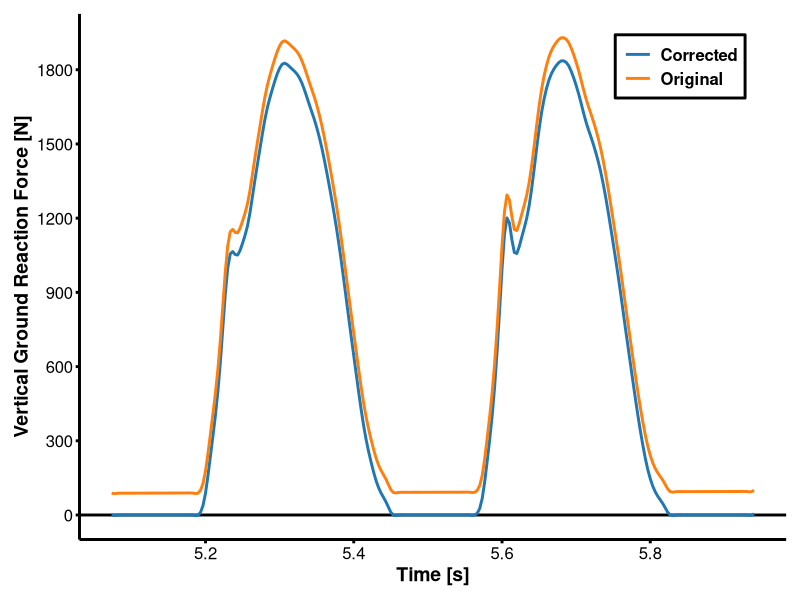
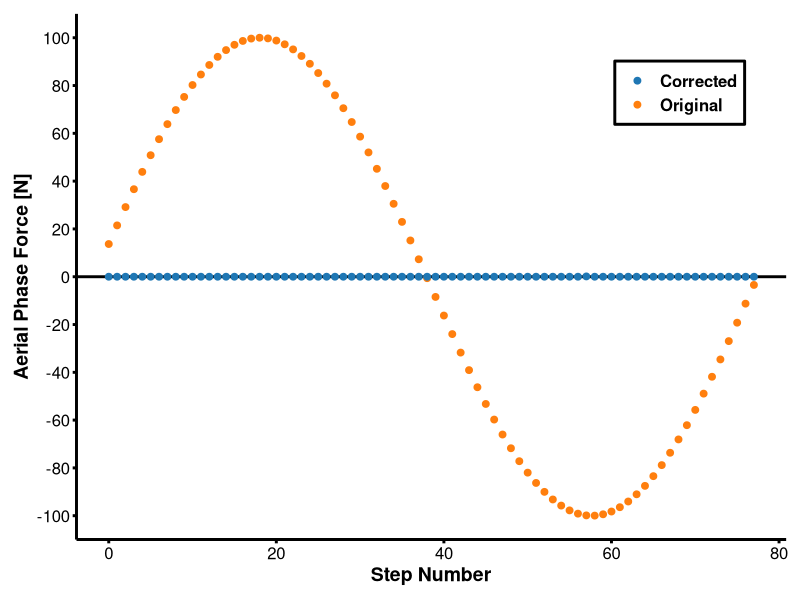

Reproduce these figures in R, in order.
library(ggplot2)
library(ggthemes)
library(viridis)

data.raw = read.csv('detrend_plots_data.csv') #exported from sample.py [force_fd] and [GRF_filt]

data.raw$t = rep(seq(0.003333333,30, 1/300),2)

head(data.raw)

ggplot(data = data.raw[data.raw$frame <1782 & data.raw$frame > 1520,]) +
  geom_abline(intercept = 0, slope = 0, lwd = 1, alpha = 1)+
  geom_line((aes(x = t, y = force, color = signal)), alpha = 1, lwd = 1)+
  scale_color_tableau(label = c('Corrected','Original'),palette = 'Classic 10')+
  scale_y_continuous('Vertical Ground Reaction Force [N]', breaks = seq(0,2000,300))+
  scale_x_continuous('Time [s]', breaks = seq(5,6,.2))+
  theme_classic()+
  theme(axis.line = element_line(size =1, color = 'black'),
        axis.ticks = element_line(size = 1, color = 'black'),
        axis.text = element_text(size = 12, color = 'black'),
        axis.title = element_text(size = 14, face = 'bold', color = 'black'),
        legend.position = c(.85,.9),
        legend.text = element_text(size = 12, face = 'bold', color = 'black'),
        legend.title = element_blank(),
        legend.key.width = unit(.3, 'in'),
        legend.background = element_rect(fill = alpha('white',0.8), size = 1, linetype = 'solid', color = 'black'),
        plot.margin = unit(c(10,10,10,10),'points'))

# ggsave('waveform.png',height = 4, width = 8, units = 'in')

data.aerial = read.csv('aerial_plots_data.csv') #exported from sample.py [aerial_means_d]
head(data.aerial)

ggplot(data = data.aerial) +
  geom_abline(intercept = 0, slope = 0, lwd = 1, alpha = 1, color = 'black')+
  geom_point((aes(y = force, x = step, color = signal)), size = 2, alpha = 1)+
  scale_y_continuous('Aerial Phase Force [N]', breaks = seq(-100,100,20))+
  scale_x_continuous('Step Number')+
  scale_color_tableau(label = c('Corrected','Original'),palette = 'Classic 10')+
  theme_classic()+
  theme(axis.line = element_line(size =1, color = 'black'),
        axis.ticks = element_line(size = 1, color = 'black'),
        axis.text = element_text(size = 12, color = 'black'),
        axis.title = element_text(size = 14, face = 'bold', color = 'black'),
        legend.position = c(.85,.85),
        legend.text = element_text(size = 12, face = 'bold', color = 'black'),
        legend.title = element_blank(),
        legend.key.width = unit(.3, 'in'),
        legend.background = element_rect(fill = alpha('white',0.8), size = 1, linetype = 'solid', color = 'black'),
        plot.margin = unit(c(10,10,10,10),'points'))

# ggsave('steps.png',height = 4, width = 8, units = 'in')
